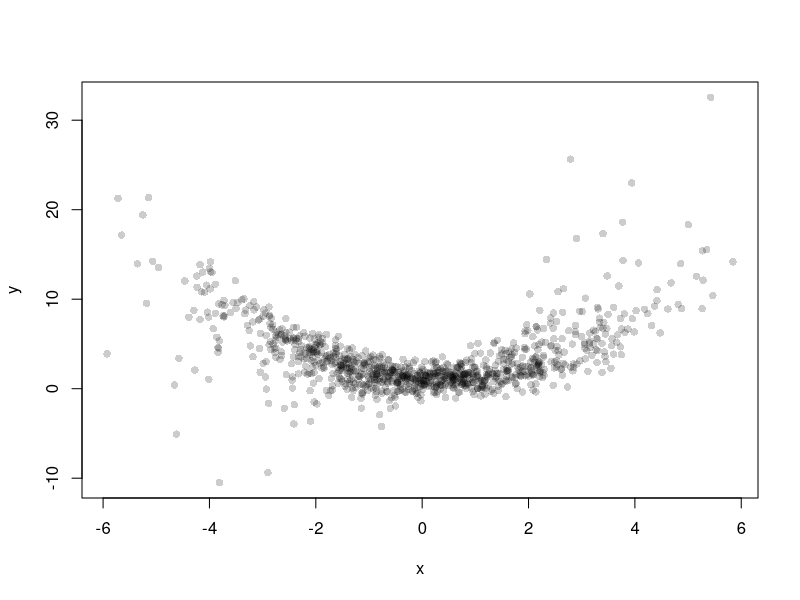
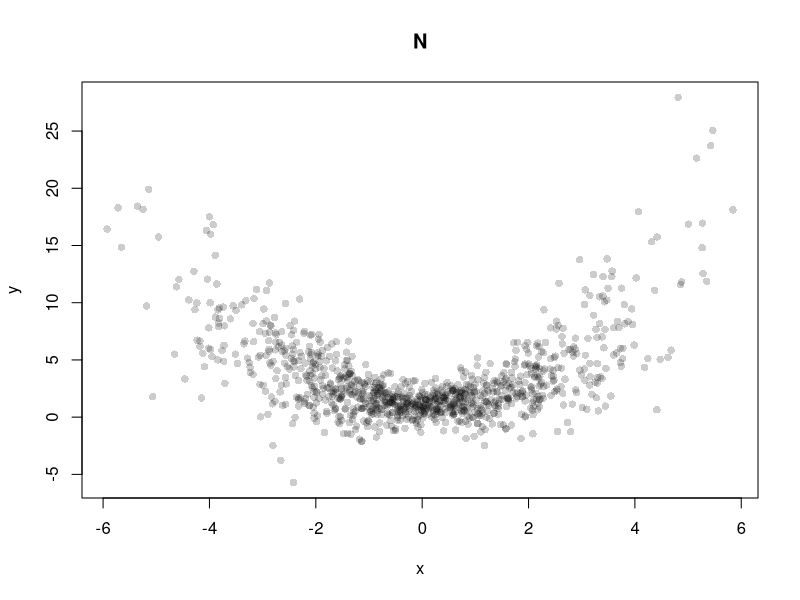
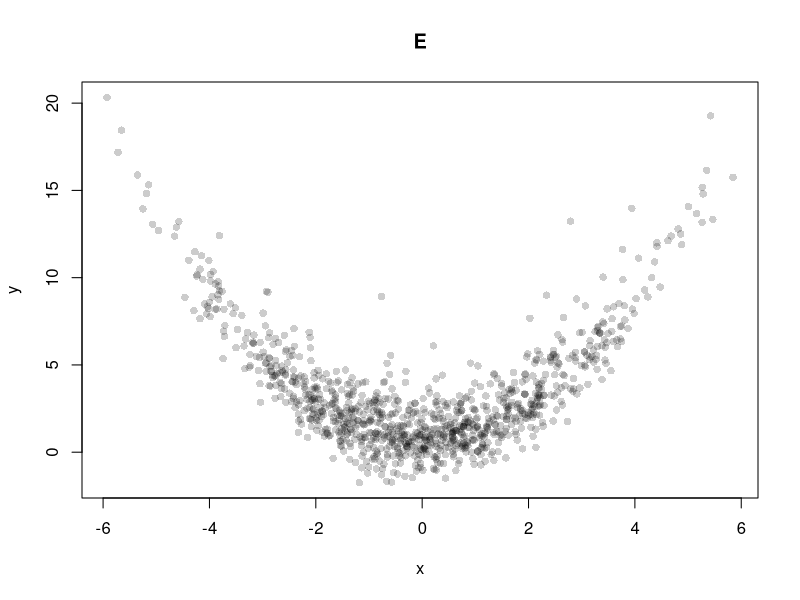
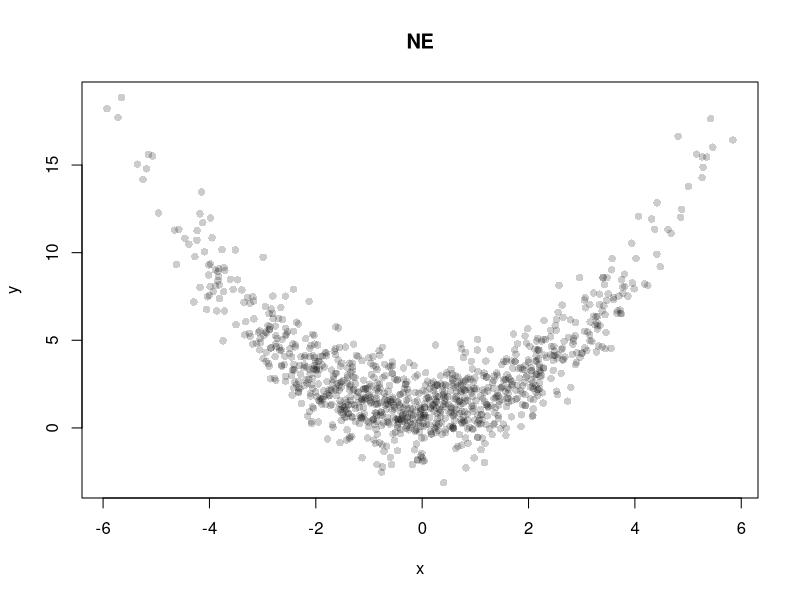
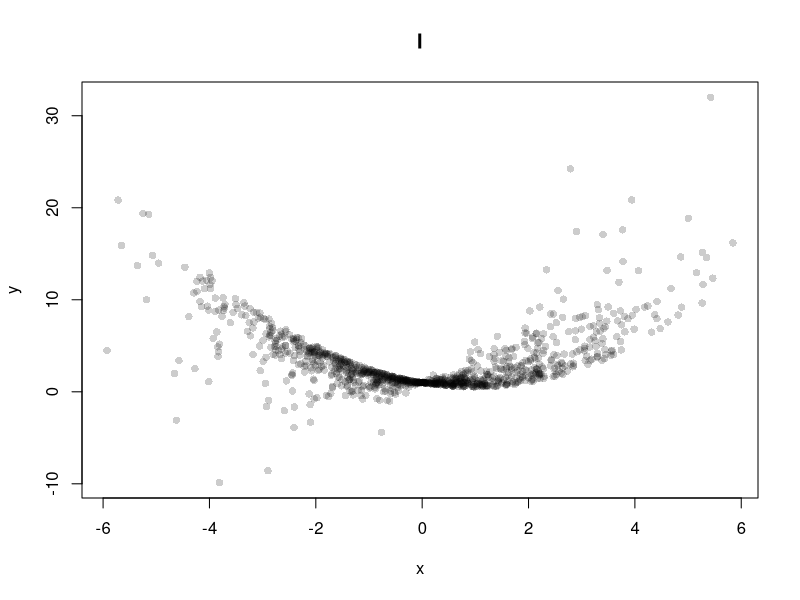
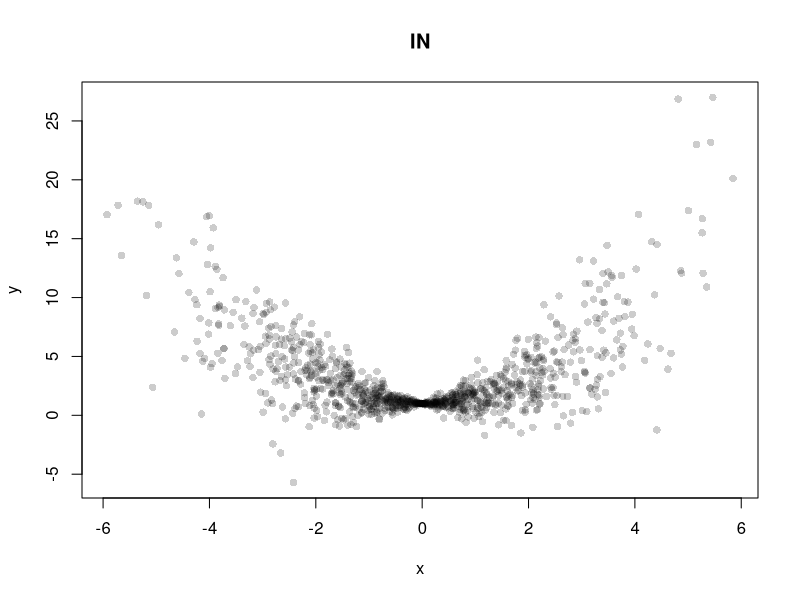
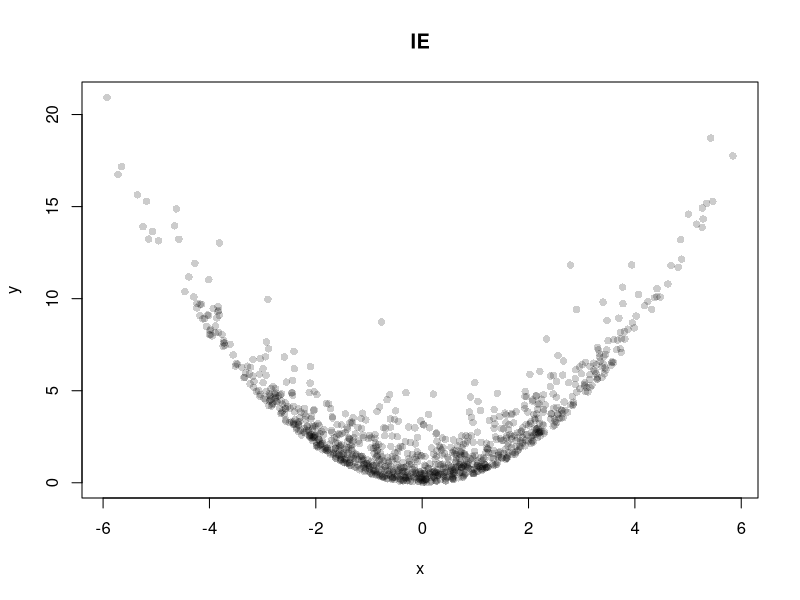
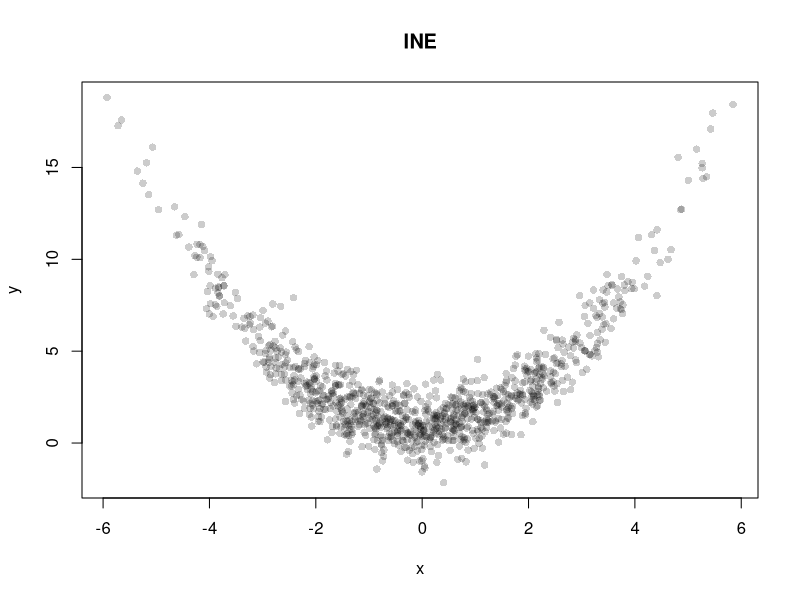

These charts were generated, in order, by the following R code:
## ---- chunk 1
#| warning: false
library(scales)
## ---- chunk 2
set.seed(14)
n <- 1e3
x <- rnorm(n = n,
           sd = 2)
beta_0 <- 1
beta_1 <- 1
group_means <- rep(x = rnorm(n = n / 5),
                   each = 5)
epsilon <- rnorm(n)
epsilon_exp <- rexp(n) - 1
plot_title <- ""
for(i in c(FALSE,TRUE)){
  for(j in c(FALSE,TRUE)){
    for(k in c(FALSE,TRUE)){
      for(l in c(FALSE,TRUE)){
        # Linearity
        if(i){
          y <- beta_0 + beta_1 * x
          plot_title <- paste0(plot_title,"L")
        } else {
          y <- beta_0 + beta_1 / 2 * x^2
        }
        # Independence
        if(j){
          plot_title <- paste0(plot_title,"I")
        } else {
          y <- y + group_means
        }
        # Homoscedasticity and Normality
        if(k & l){
          y <- y + epsilon
          plot_title <- paste0(plot_title,"NE")
        } else if(k){
          y <- y + epsilon_exp
          plot_title <- paste0(plot_title,"E")
        } else if(l){
          y <- y + x * epsilon
          plot_title <- paste0(plot_title,"N")
        } else {
          y <- y + x * epsilon_exp
        }
        plot(x = x,
             y = y,
             main = plot_title,
             col = alpha(colour = "black",
                         alpha = 0.2),
             pch = 16)
        plot_title <- ""
      }
    }
  }
}
